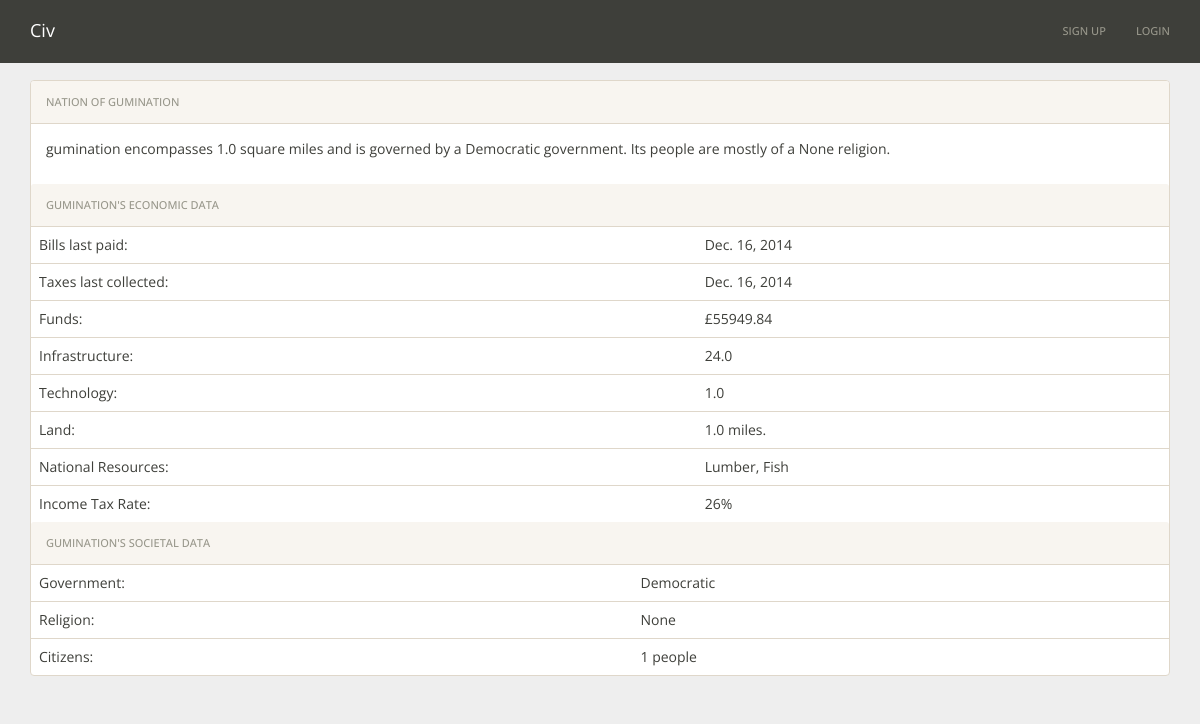
Page /nation/1/ on the committed database.
### nations/models.py (models this page shows)
class Nation(models.Model):
    user = models.OneToOneField(User)
    nation_name = models.CharField(max_length=30)
    funds = models.DecimalField(default=10000.00, max_digits=19, decimal_places=2)
    government = models.CharField(max_length=30, default='Democratic')
    religion = models.CharField(max_length=30, default='None')
    infrastructure = models.FloatField(default=1.00)
    technology = models.FloatField(default=1.00)
    land = models.FloatField(default=1.00)
    resource1 = models.CharField(max_length=200)
    resource2 = models.CharField(max_length=200)
    peaceful = models.BooleanField(default=False)
    paid_bills = models.DateField()
    collect_taxes = models.DateField()
    tax_rate = models.IntegerField(default=20)
    citizens = models.IntegerField(default=1)

### nations/views.py (the view)
# urls.py: url(r'^nation/(?P<pk>\d+)/$', views.nationView.as_view(), name='nation'),
class nationView(DetailView):
	model = Nation

### nations/static/templates/nations/nation_detail.html
{% extends "base.html" %}
{% block content %}
<div class="container">
	<div class="panel panel-default">
	    <div class="panel-heading">Nation of {{nation.nation_name}}</div>
	    <div class="panel-body">
	    	<p>{{nation.nation_name}} encompasses {{nation.land}} square miles and is governed by a {{nation.government}} government. Its people are mostly of a {{nation.religion}} religion.</p>
		</div>
		<div class="panel-heading">{{nation.nation_name}}'s economic data</div>
	    <table class="table">
	        <tbody>
		        <tr>
			        <td>Bills last paid:</td>
			        <td>{{nation.paid_bills}}</td>
		        </tr>
		        <tr>
			        <td>Taxes last collected:</td>
			        <td>{{nation.collect_taxes}}</td>
		        </tr>
	        	<tr>
	            	<td>Funds: </td>
	            	<td>£{{nation.funds}}</td>
	          	</tr>
	          	<tr>
	            	<td>Infrastructure: </td>
	            	<td>{{nation.infrastructure}}</td>
	          	</tr>
	          	<tr>
	            	<td>Technology: </td>
	            	<td>{{nation.technology}}</td>
	          	</tr>
	          	<tr>
	            	<td>Land: </td>
	            	<td>{{nation.land}} miles.</td>
	          	</tr>
	          	<tr>
	            	<td>National Resources: </td>
	            	<td>{{nation.resource1}}, {{nation.resource2}}</td>
	          	</tr>
	          	<tr>
		          	<td>Income Tax Rate:</td>
		          	<td>{{nation.tax_rate}}%</td>
	          	</tr>
	        </tbody>
		</table>
		<div class="panel-heading">{{nation.nation_name}}'s societal data</div>
		<table class="table">
			<tbody>
				<tr>
	            	<td>Government: </td>
	            	<td>{{nation.government}}</td>
				</tr>
				<tr>
					<td>Religion: </td>
					<td>{{nation.religion}}</td>
				</tr>
				<tr>
					<td>Citizens: </td>
					<td>{{nation.citizens}} people</td>
				</tr>
			</tbody>
		</table>
	</div>
</div>
{% endblock %}

### nations/static/css/style.css (style rules this page uses)
body { padding-top: 80px; background-color: #eee; font-family: 'Open Sans', sans-serif!important; }

### rows in the picture
Nation: nation_name "GUMINATION", nation_name "gumination", land "1.0", government "Democratic", religion "None", paid_bills "Dec. 16, 2014", collect_taxes "Dec. 16, 2014", funds "55949.84", infrastructure "24.0", technology "1.0", resource1 "Lumber", resource2 "Fish", tax_rate "26", citizens "1"
